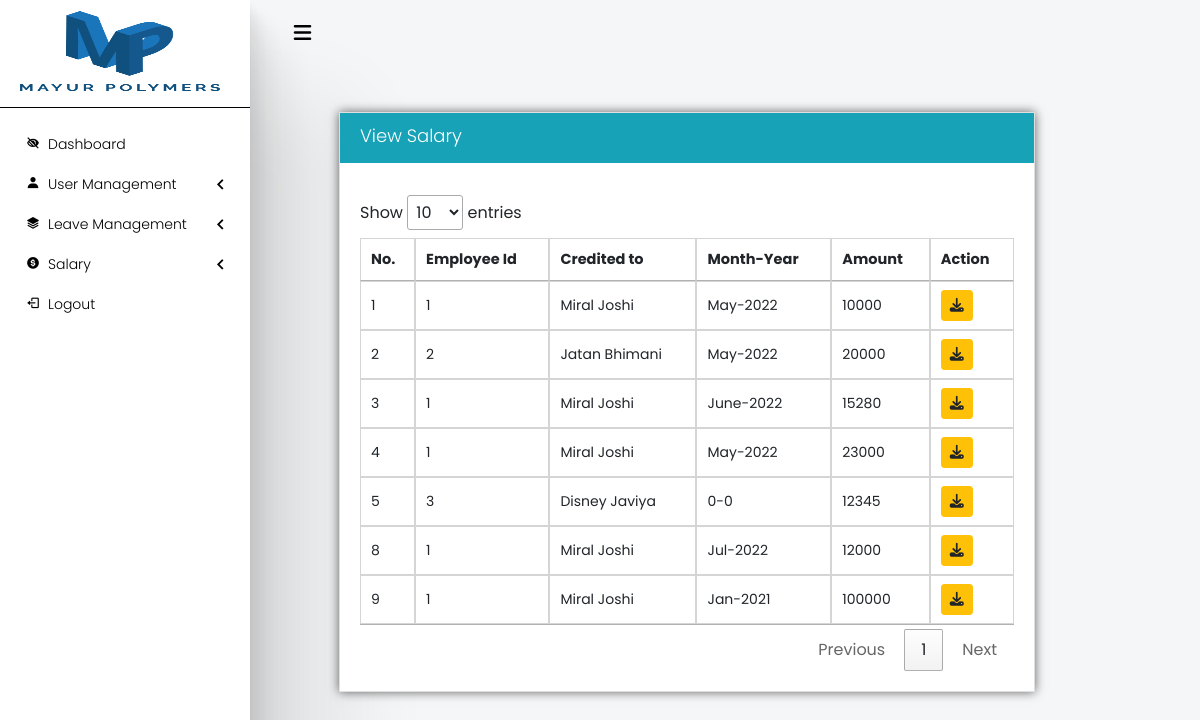
The app's page /core/view_sal.php (signed in) with its own data.
### tables this page shows
CREATE TABLE `request_data` (
  `id` int(11) NOT NULL,
  `emp_id` int(11) NOT NULL,
  `month` varchar(255) NOT NULL,
  `year` int(11) NOT NULL,
  `amount` int(11) NOT NULL
);

CREATE TABLE `userprofile` (
  `uid` int(11) NOT NULL,
  `profile_img` text NOT NULL,
  `username` varchar(15) NOT NULL,
  `firstname` varchar(15) NOT NULL,
  `m_name` varchar(15) NOT NULL,
  `dateofbirth` date NOT NULL,
  `join_date` date NOT NULL,
  `status` varchar(10) NOT NULL,
  `lastname` varchar(15) NOT NULL,
  `age` varchar(11) NOT NULL,
  `curaddress` text NOT NULL,
  `peraddress` text NOT NULL,
  `city` varchar(20) NOT NULL,
  `pincode` varchar(11) NOT NULL,
  `contact` varchar(11) NOT NULL,
  `state` varchar(20) NOT NULL,
  `designation` varchar(20) NOT NULL,
  `emergency_no` varchar(11) NOT NULL
);

### core/view_sal.php (the view, shortened to what this page needs)
<?php
include('connect.php');
?>
<!DOCTYPE html>
<html lang="en" dir="ltr">
<head>
    <?php include '../core/header.php';?>
    <link rel="stylesheet" href="https://cdn.datatables.net/1.12.0/css/jquery.dataTables.min.css">
    <link rel="stylesheet" href="../assets/css/viewleaverequest.css">
</head>
<body>
    <div class="container-fluid">
        <div class="row">
            <?php include '../core/admin_sidenav.php';?>
                <div class="col-9">
                <div class="card">
                    <div class="card-title">
                        <h5>View Salary</h5>
                    </div>
                    <div class="card-body">
                        <table id="table" style="width:100%">
                            <thead>
                                <tr>
                                    <th>No.</th>
                                    <th>Employee Id</th>
                                    <th style=>Credited to</th>
                                    <th>Month-Year</th>
                                    <th>Amount</th>
                                    <th>Action</th>
                                </tr>
                            </thead>
                            <tbody>
                            <?php
                                $join = "select * from request_data";
                                $joinresult = mysqli_query($con,$join) or die(mysqli_error($con));
                                while($info = mysqli_fetch_assoc($joinresult)){
                                    $query1 = "select * from userprofile where uid =" .$info['emp_id'];
                                    $result1 = mysqli_query($con,$query1) or die(mysqli_error($con));
                                    $b = mysqli_fetch_assoc($result1);
                            ?>
                                <tr>
                                    <td><?php echo $info['id']; ?></td>
                                    <td><?php echo $info['emp_id']; ?></td>
                                    <td><?php echo $b['firstname'] ; ?> <?php echo $b['lastname'] ; ?></td>
                                    <td><?php echo $info['month'];?>-<?php echo $info['year'];?></td>
                                    <td><?php echo $info['amount']; ?></td>
                                    <td><a class="btn btn-sm btn-warning btnremove" href="pdf.php?id=<?php echo $info['id'];?>"><i class="fas fa-download"></i> </a></td>
                                </tr>
                                <?php
                                }
                                ?>
                            </tbody>
                        </table>
                    </div>
                </div>
                </div>
        </div>
    </div>
</body>
</html>

### assets/css/sidenav.css (style rules this page uses)
* { margin:0;padding:0;-webkit-user-select:none;-moz-user-select:none;-ms-user-select:none;user-select:none;-webkit-box-sizing:border-box;box-sizing:border-box;font-family:'Poppins', sans-serif }

### assets/css/viewleaverequest.css (style rules this page uses)
body { background-color:rgba(206,212,218,0.2) }
.card { margin-top:7rem;margin-left:1.5rem;height:auto;border-radius:0px;width:80%;box-shadow:0 0 10px rgba(0,0,0,0.6);-moz-box-shadow:0 0 10px rgba(0,0,0,0.6);-webkit-box-shadow:0 0 10px rgba(0,0,0,0.6);-o-box-shadow:0 0 10px rgba(0,0,0,0.6) }
.card-title { background-color:#17a2b8;color:white }
h5 { font-weight:378;font-size:18px;padding-top:0.75rem;padding-bottom:0.5rem;padding-left:1.25rem;padding-right:1.25rem }
.card-body { padding:1.25rem }
th { border:1px solid;border-color:#d6d5d5;padding:0.7rem;font-size:14.5px }
td { border:1px solid;border-color:#d6d5d5;padding:0.75rem;font-size:14px }

### records on screen
request_data: id "1", emp "1", userprofile.firstname "Miral", userprofile.lastname "Joshi", month "May", year "2022", amount "10000"
request_data: id "2", emp "2", userprofile.firstname "Jatan", userprofile.lastname "Bhimani", month "May", year "2022", amount "20000"
request_data: id "3", emp "1", userprofile.firstname "Miral", userprofile.lastname "Joshi", month "June", year "2022", amount "15280"
request_data: id "4", emp "1", userprofile.firstname "Miral", userprofile.lastname "Joshi", month "May", year "2022", amount "23000"
request_data: id "5", emp "3", userprofile.firstname "Disney", userprofile.lastname "Javiya", month "0", year "0", amount "12345"
request_data: id "8", emp "1", userprofile.firstname "Miral", userprofile.lastname "Joshi", month "Jul", year "2022", amount "12000"
request_data: id "9", emp "1", userprofile.firstname "Miral", userprofile.lastname "Joshi", month "Jan", year "2021", amount "100000"
